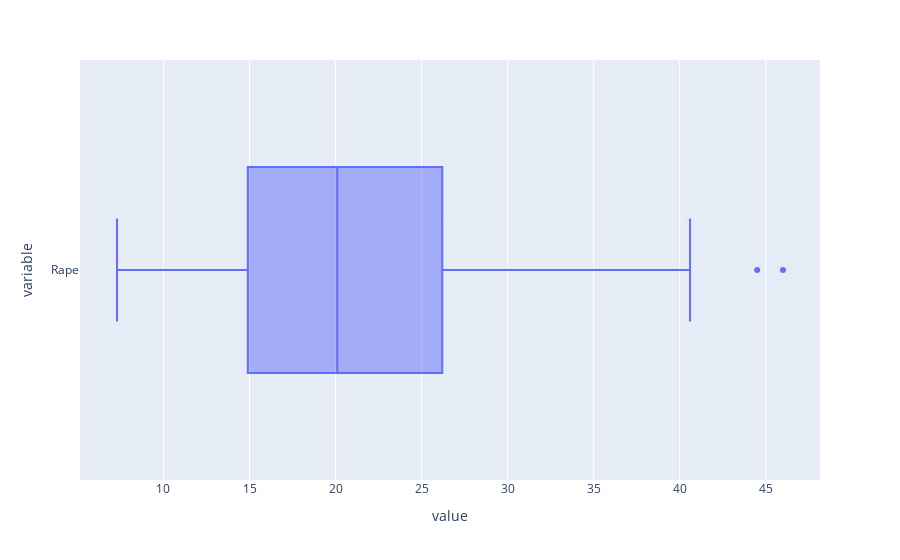

Source (notebook cell):
### Markdown cell above
#### Replacing Outlier In Duration Column

### Code cell
pe.box(cd['Rape'], orientation='h')

### Figure 1 — Plotly figure (JSON) as saved in the notebook; plotly's stock layout.template omitted (floating-point values rounded to 4 significant figures)
{"data": [{"alignmentgroup": "True", "hovertemplate": "value=%{x}<br>variable=%{y}<extra></extra>", "legendgroup": "", "marker": {"color": "#636efa"}, "name": "", "notched": false, "offsetgroup": "", "orientation": "h", "showlegend": false, "type": "box", "x": [21.2, 44.5, 31, 19.5, 40.6, 38.7, 11.1, 15.8, 31.9, 25.8, 20.2, 14.2, 24, 21, 11.3, 18, 16.3, 22.2, 7.8, 27.8, 16.3, 35.1, 14.9, 17.1, 28.2, 16.4, 16.5, 46, 9.5, 18.8, 32.1, 26.1, 16.1, 7.3, 21.4, 20, 29.3, 14.9, 8.3, 22.5, 12.8, 26.9, 25.5, 22.9, 11.2, 20.7, 26.2, 9.3, 10.8, 15.6], "x0": " ", "xaxis": "x", "y": ["Rape", "Rape", "Rape", "Rape", "Rape", "Rape", "Rape", "Rape", "Rape", "Rape", "Rape", "Rape", "Rape", "Rape", "Rape", "Rape", "Rape", "Rape", "Rape", "Rape", "Rape", "Rape", "Rape", "Rape", "Rape", "Rape", "Rape", "Rape", "Rape", "Rape", "Rape", "Rape", "Rape", "Rape", "Rape", "Rape", "Rape", "Rape", "Rape", "Rape", "Rape", "Rape", "Rape", "Rape", "Rape", "Rape", "Rape", "Rape", "Rape", "Rape"], "y0": " ", "yaxis": "y"}], "layout": {"boxmode": "group", "legend": {"tracegroupgap": 0}, "margin": {"t": 60}, "xaxis": {"anchor": "y", "domain": [0, 1], "title": {"text": "value"}}, "yaxis": {"anchor": "x", "domain": [0, 1], "title": {"text": "variable"}}}}
